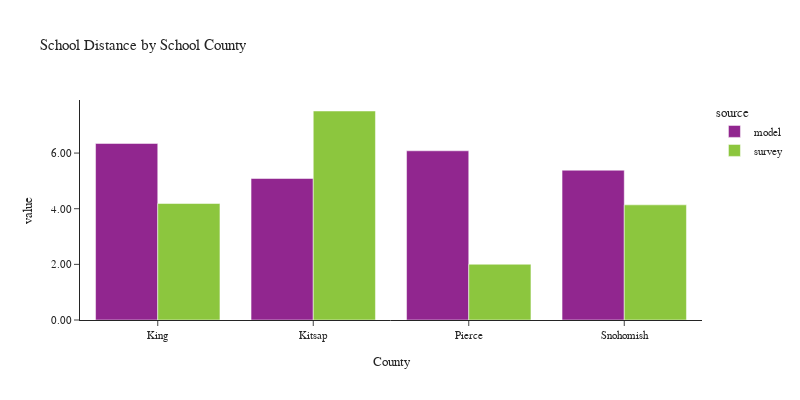

The notebook cell this image was saved under:
### Code cell
plot_school_location(df_students, 'CountyName_school', 'School County', 'County')

### Figure 1 — Plotly figure (JSON) as saved in the notebook; plotly's stock layout.template omitted (floating-point values rounded to 4 significant figures)
{"data": [{"alignmentgroup": "True", "customdata": [[530214], [55463], [221213], [166231]], "hovertemplate": "source=model<br>CountyName_school=%{x}<br>value=%{y}<br>sample count=%{customdata[0]}<extra></extra>", "legendgroup": "model", "marker": {"color": "#91268F", "pattern": {"shape": ""}}, "name": "model", "offsetgroup": "model", "orientation": "v", "showlegend": true, "textposition": "auto", "type": "bar", "x": ["King", "Kitsap", "Pierce", "Snohomish"], "xaxis": "x", "y": [6.346, 5.086, 6.081, 5.383], "yaxis": "y"}, {"alignmentgroup": "True", "customdata": [[564], [54], [103], [176]], "hovertemplate": "source=survey<br>CountyName_school=%{x}<br>value=%{y}<br>sample count=%{customdata[0]}<extra></extra>", "legendgroup": "survey", "marker": {"color": "#8CC63E", "pattern": {"shape": ""}}, "name": "survey", "offsetgroup": "survey", "orientation": "v", "showlegend": true, "textposition": "auto", "type": "bar", "x": ["King", "Kitsap", "Pierce", "Snohomish"], "xaxis": "x", "y": [4.187, 7.512, 2.004, 4.139], "yaxis": "y"}], "layout": {"barmode": "group", "font": {"size": 11}, "height": 400, "legend": {"title": {"text": "source"}, "tracegroupgap": 0}, "title": {"text": "School Distance by School County"}, "width": 800, "xaxis": {"anchor": "y", "domain": [0.0, 1.0], "title": {"text": "County"}}, "yaxis": {"anchor": "x", "domain": [0.0, 1.0], "tickformat": ".2f", "title": {"text": "value"}}}}
